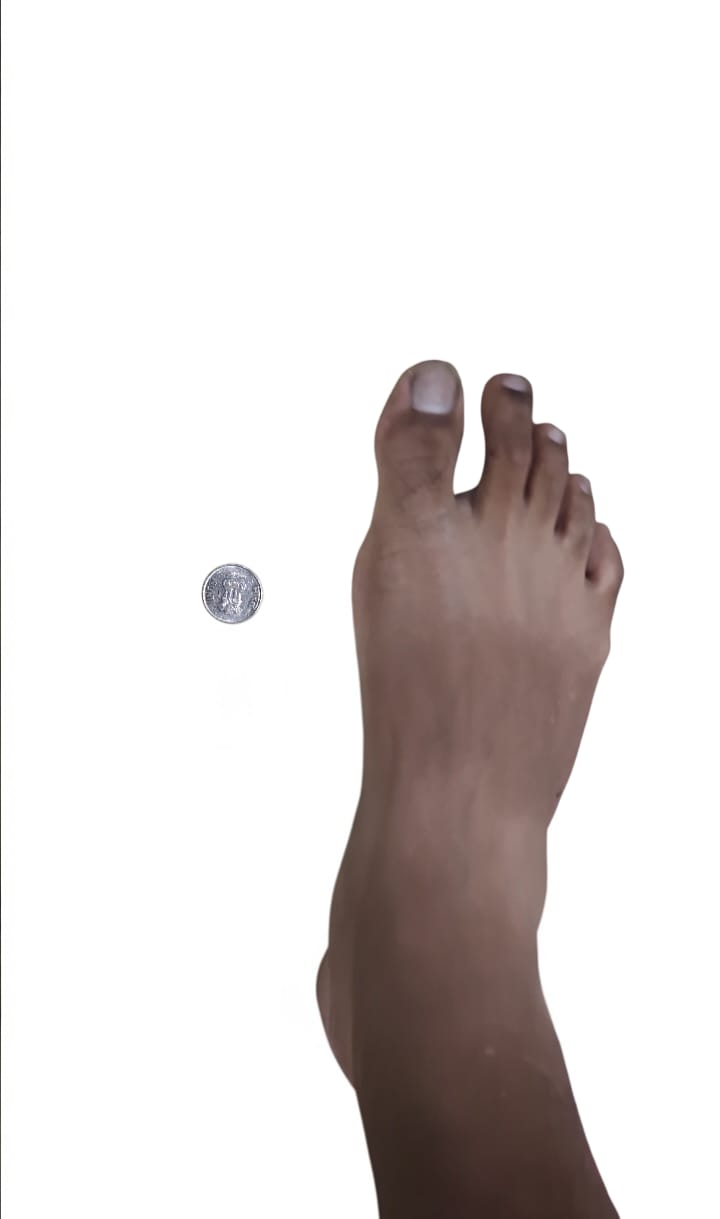
#> input picture 1.jpg, 720 x 1219 px
$ python foot_size_detector.py 1.jpg
#> lines starting #> are read from the running program, lines starting #| are printed output that depends on the picture; after the words box and inside, x2 and y2 are one past the last pixel; in counts of white or black regions, pixels touching at a corner belong together
import cv2
import numpy as np
import sys
import os

# ============================================================
# CONFIGURATION
# ============================================================
REAL_COIN_DIAMETER_MM = 22.0  # UK 1p coin diameter
MAX_DISPLAY_SIZE = 900
MIN_COIN_SIZE = 20  # Minimum coin size in pixels
MIN_CONTOUR_POINTS = 20  # Minimum points for ellipse fitting

# ============================================================
# SHOE SIZE FUNCTION
# ============================================================
# [40 lines left out: function predict_uk_size_v2, not called in this run]


# ============================================================
# COIN DETECTION
# ============================================================
def detect_coin(img):
    """
    Detect coin in image using ellipse fitting.
    Returns: (center, radius, diameter_pixels, MA, ma) or None
    """
    gray = cv2.cvtColor(img, cv2.COLOR_BGR2GRAY)
    blur = cv2.GaussianBlur(gray, (7, 7), 1)
    edges = cv2.Canny(blur, 60, 150)

    kernel = cv2.getStructuringElement(cv2.MORPH_ELLIPSE, (5, 5))
    closed = cv2.morphologyEx(edges, cv2.MORPH_CLOSE, kernel)

    contours, _ = cv2.findContours(closed, cv2.RETR_EXTERNAL, cv2.CHAIN_APPROX_SIMPLE)

    for cnt in contours:
        if len(cnt) >= MIN_CONTOUR_POINTS:
            try:
                ellipse = cv2.fitEllipse(cnt)
                (cx, cy), (MA, ma), angle = ellipse

                if MA > MIN_COIN_SIZE and ma > MIN_COIN_SIZE:
                    # Tilt-corrected coin diameter (geometric mean)
                    coin_diameter_pixels = np.sqrt(MA * ma)
                    radius = coin_diameter_pixels / 2.0
                    center = (int(cx), int(cy))

                    return {
                        'center': center,
                        'radius': int(radius),
                        'diameter_pixels': coin_diameter_pixels,
                        'MA': MA,
                        'ma': ma,
                        'angle': angle
                    }
            except:
                continue

    return None


# ============================================================
# SCALING CALCULATION
# ============================================================
def calculate_scale_factor(coin_diameter_pixels, real_coin_diameter_mm=REAL_COIN_DIAMETER_MM):
    """Calculate scale factor: mm per pixel."""
    return real_coin_diameter_mm / coin_diameter_pixels


# ============================================================
# DISTANCE CALCULATION
# ============================================================
# [15 lines left out: function calculate_distance, not called in this run]


# ============================================================
# MANUAL MODE: CLICK HANDLER
# ============================================================
class ClickHandler:
    def __init__(self, img_display, scale_display):
        self.img_display = img_display.copy()
        self.scale_display = scale_display
        self.clicked_points_display = []
        self.clicked_points_original = []

    # [23 lines left out: function click_event, not called in this run]

    def get_points(self):
        """Get clicked points in original image coordinates."""
        if len(self.clicked_points_original) == 2:
            return self.clicked_points_original[0], self.clicked_points_original[1]
        return None, None


# ============================================================
# VISUALIZATION
# ============================================================
# [55 lines left out: function draw_measurements, not called in this run]


# ============================================================
# MAIN PROCESSING FUNCTION
# ============================================================
def process_foot_image(image_path):
    """
    Main function to process foot image and return measurements.
    Uses manual mode - user must click two points (heel and toe).

    Args:
        image_path: Path to the image file

    Returns:
        Dictionary with:
        - foot_length_cm: Foot length in centimeters
        - uk_shoe_size: India shoe size
        - image_with_annotations: Annotated output image
        - success: Boolean indicating if processing was successful
        - error_message: Error message if processing failed
    """
#> called with image_path = '1.jpg'
    # Load image
    if not os.path.exists(image_path):
        return {
            'success': False,
            'error_message': f"Image not found: {image_path}",
            'foot_length_cm': None,
            'uk_shoe_size': None,
            'image_with_annotations': None
        }

    img = cv2.imread(image_path)
#> img is the input picture: shape (1219, 720, 3); mean B, G, R 218.1, 219.1, 224.1
    if img is None:
        return {
            'success': False,
            'error_message': f"Could not load image: {image_path}",
            'foot_length_cm': None,
            'uk_shoe_size': None,
            'image_with_annotations': None
        }

    orig_h, orig_w = img.shape[:2]
    img_copy = img.copy()

    # Resize for display
    scale_display = min(MAX_DISPLAY_SIZE / orig_w, MAX_DISPLAY_SIZE / orig_h)
    display_w = int(orig_w * scale_display)
    display_h = int(orig_h * scale_display)
    img_display = cv2.resize(img_copy, (display_w, display_h))

    # ============================================================
    # DETECT COIN
    # ============================================================
    print("\n" + "="*50)
    print("🔍 DETECTING COIN...")
    print("="*50)

    coin_data = detect_coin(img)
#> in detect_coin, `edges = cv2.Canny(blur, 60, 150)`:
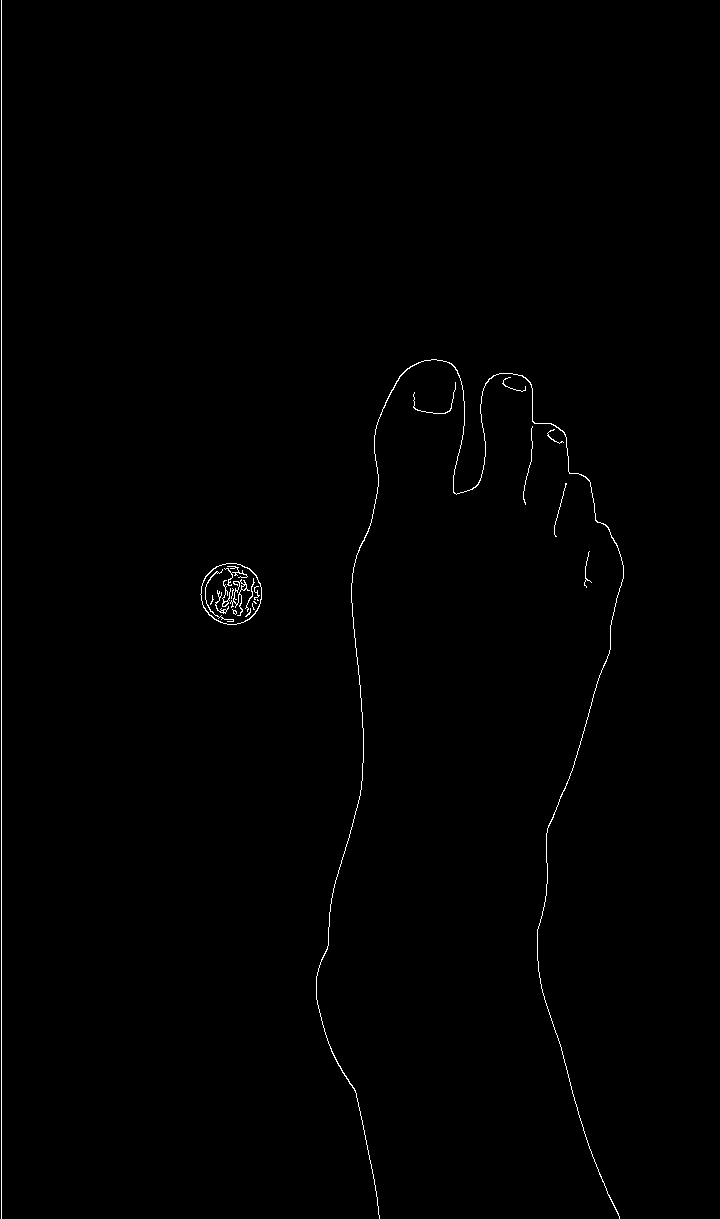
#> edges: shape (1219, 720); 0.53% white in thin lines or dots, all inside (x1, y1, x2, y2) = (1, 0, 624, 1219)
#> in detect_coin, `closed = cv2.morphologyEx(edges, cv2.MORPH_CLOSE, kernel)`:
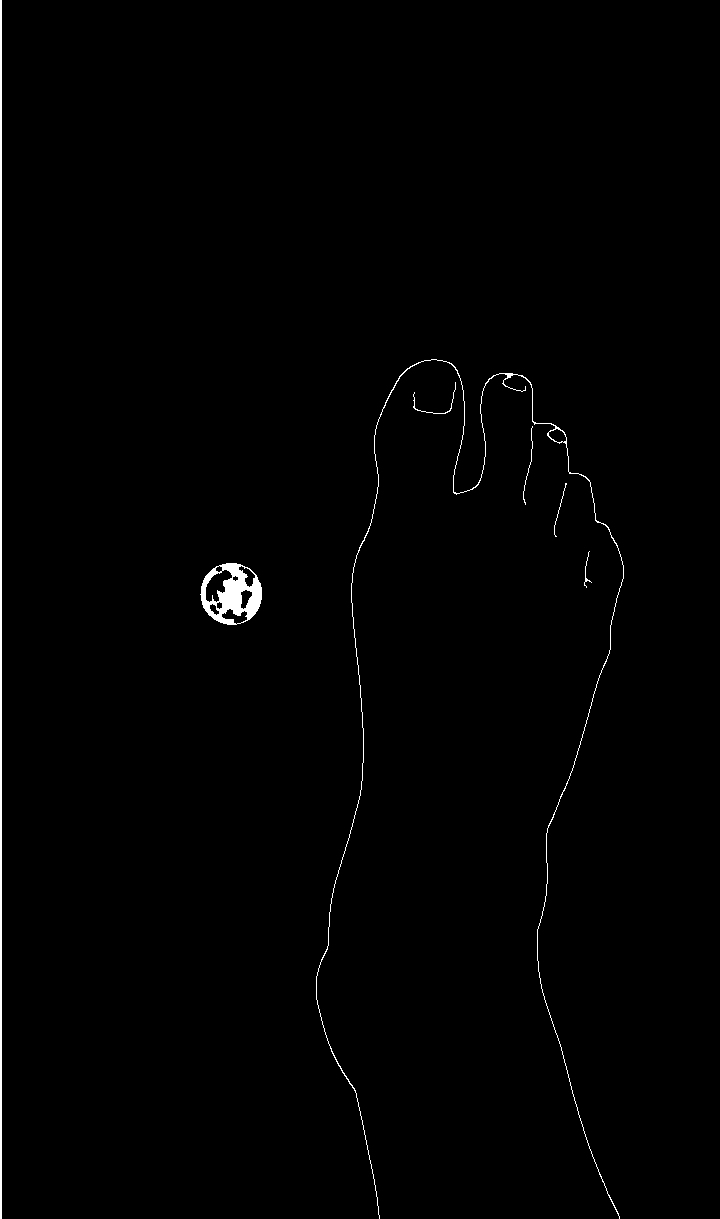
#> closed: shape (1219, 720); 0.8% white; 7 white regions
#> in detect_coin, `contours, _ = cv2.findContours(closed, cv2.RETR_EXTERNAL, cv2.CHAIN_AP..`: contours = 7 contours, 4 with area under 20; largest, box (x1, y1, x2, y2) and area: (200, 563, 262, 625) 2927, (0, 0, 2, 1219) 1218, (316, 359, 624, 1219) 396
#> the loop in detect_coin, `for cnt in contours:` made 1 pass
#> (cx, cy, MA, ma, angle, coin_diameter_pixels, radius, center) on pass 1: (230.9, 593.4, 60.78, 61.43, 142.6, 61.1, 30.55, (230, 593))
#> coin_data = {'center': (230, 593), 'radius': 30, 'diameter_pixels': 61.1, 'MA': 60.78, 'ma': 61.43, 'angle': 142.6}
    if coin_data is None:
        return {
            'success': False,
            'error_message': "No coin detected in image. Please ensure a coin is visible.",
            'foot_length_cm': None,
            'uk_shoe_size': None,
            'image_with_annotations': None
        }

    coin_center = coin_data['center']
#> coin_center = (230, 593)
    coin_radius = coin_data['radius']
#> coin_radius = 30
    coin_diameter_pixels = coin_data['diameter_pixels']
#> coin_diameter_pixels = 61.1
    MA = coin_data['MA']
#> MA = 60.78
    ma = coin_data['ma']
#> ma = 61.43

    # Log coin detection stats
    print(f"✅ Coin detected!")
    print(f"   Major Axis (MA): {MA:.2f} px")
#|    Major Axis (MA): 60.78 px
    print(f"   Minor Axis (ma): {ma:.2f} px")
#|    Minor Axis (ma): 61.43 px
    print(f"   Tilt-Corrected Diameter: {coin_diameter_pixels:.2f} px")
#|    Tilt-Corrected Diameter: 61.10 px
    print(f"   Center: {coin_center}")
#|    Center: (230, 593)
    print(f"   Radius: {coin_radius} px")
#|    Radius: 30 px

    # Calculate scale factor
    scale_mm_per_pixel = calculate_scale_factor(coin_diameter_pixels)
#> scale_mm_per_pixel = 0.36
    print(f"\n📏 Scale Factor: {scale_mm_per_pixel:.4f} mm per pixel")
#| 📏 Scale Factor: 0.3601 mm per pixel

    # ============================================================
    # GET MANUAL POINTS (USER CLICKS)
    # ============================================================
    print("\n" + "="*50)
    print("👆 Please click TWO points on the image...")
    print("="*50)
    print("   Click on HEEL first, then TOE")
    print("   Press any key when done")

    # Draw coin on display
    disp_center = (int(coin_center[0] * scale_display), int(coin_center[1] * scale_display))
#> disp_center = (169, 437)
    disp_radius = int(coin_radius * scale_display)
#> disp_radius = 22
    cv2.circle(img_display, disp_center, disp_radius, (0, 255, 0), 3)
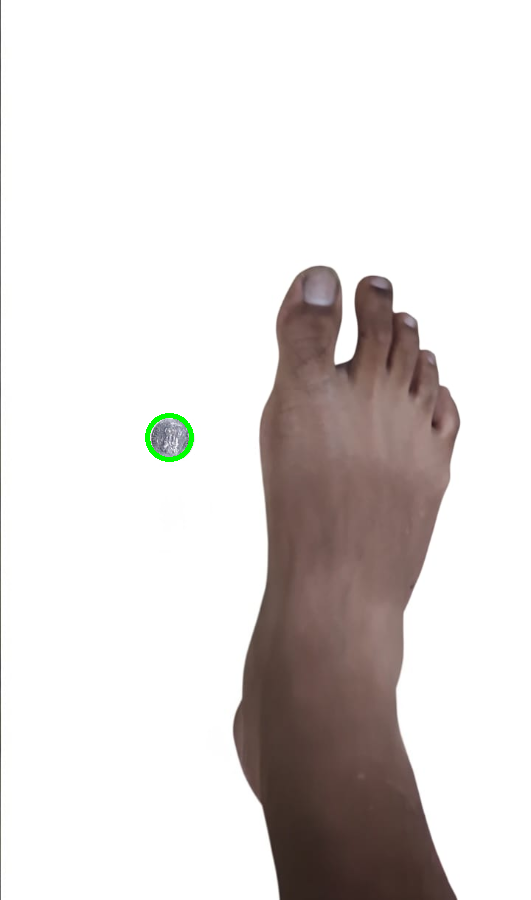
#> img_display: shape (900, 531, 3); mean B, G, R 217.7, 219.2, 223.8

    # Set up click handler
    click_handler = ClickHandler(img_display, scale_display)
    cv2.imshow("Select TWO Points (Press any key when done)", img_display)
    cv2.setMouseCallback("Select TWO Points (Press any key when done)", click_handler.click_event)

    cv2.waitKey(0)
    cv2.destroyAllWindows()

    point1, point2 = click_handler.get_points()

    if point1 is None or point2 is None:
        return {
            'success': False,
            'error_message': "You must click exactly TWO points.",
            'foot_length_cm': None,
            'uk_shoe_size': None,
            'image_with_annotations': None
        }

    print(f"📍 Selected points:")
    print(f"   Point 1 (Heel): {point1}")
    print(f"   Point 2 (Toe): {point2}")

    # ============================================================
    # CALCULATE MEASUREMENTS
    # ============================================================
    print("\n" + "="*50)
    print("📐 CALCULATING MEASUREMENTS...")
    print("="*50)

    pixel_dist, real_mm, real_cm = calculate_distance(point1, point2, scale_mm_per_pixel)

    print(f"   Pixel Distance: {pixel_dist:.2f} px")
    print(f"   Real Distance: {real_mm:.2f} mm ({real_cm:.2f} cm)")

    # Get shoe size
    uk_shoe = predict_uk_size_v2(real_cm)

    print(f"\n👟 India Shoe Size: {uk_shoe}")
    print("="*50)

    # ============================================================
    # CREATE ANNOTATED IMAGE
    # ============================================================
    img_annotated = draw_measurements(
        img, point1, point2, real_cm, uk_shoe,
        coin_center, coin_radius
    )

    result = {
        'success': True,
        'error_message': None,
        'foot_length_cm': real_cm,
        'uk_shoe_size': uk_shoe,
        'image_with_annotations': img_annotated,
        'pixel_distance': pixel_dist,
        'scale_factor_mm_per_pixel': scale_mm_per_pixel
    }

    return result


# ============================================================
# MAIN EXECUTION
# ============================================================
if __name__ == "__main__":
    # Default image path (update this)
    default_image_path = r"E:\footsize\img.jpg"

    # Check if image path provided as command line argument
    if len(sys.argv) > 1:
        image_path = sys.argv[1]
    else:
        image_path = default_image_path

    # Process the image
    result = process_foot_image(image_path)

    if result['success']:
        # Display result
        print("\n" + "="*50)
        print("✅ PROCESSING COMPLETE!")
        print("="*50)
        print(f"Foot Length: {result['foot_length_cm']:.2f} cm")
        print(f"India Shoe Size: {result['uk_shoe_size']}")
        print("="*50)

        # Show annotated image
        if result['image_with_annotations'] is not None:
            # Resize for display
            h, w = result['image_with_annotations'].shape[:2]
            scale = min(MAX_DISPLAY_SIZE / w, MAX_DISPLAY_SIZE / h)
            display_img = cv2.resize(result['image_with_annotations'],
                                    (int(w * scale), int(h * scale)))

            cv2.imshow("Foot Size Detection Result", display_img)
            print("\nPress any key to close the result window...")
            cv2.waitKey(0)
            cv2.destroyAllWindows()
    else:
        print(f"\n❌ ERROR: {result['error_message']}")
#> (the run stopped early here; a loop or call above may not have finished)

$ run again, on 3.jpg
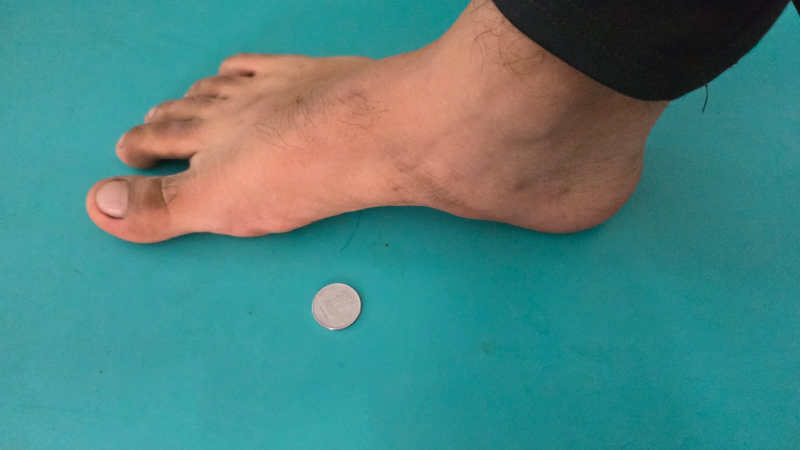
#> input picture 3.jpg, 1600 x 900 px (shown at 1/2 size)
#> in process_foot_image, img is the input picture: shape (900, 1600, 3); mean B, G, R 128, 131.9, 76.5
#> in detect_coin, `edges = cv2.Canny(blur, 60, 150)`:
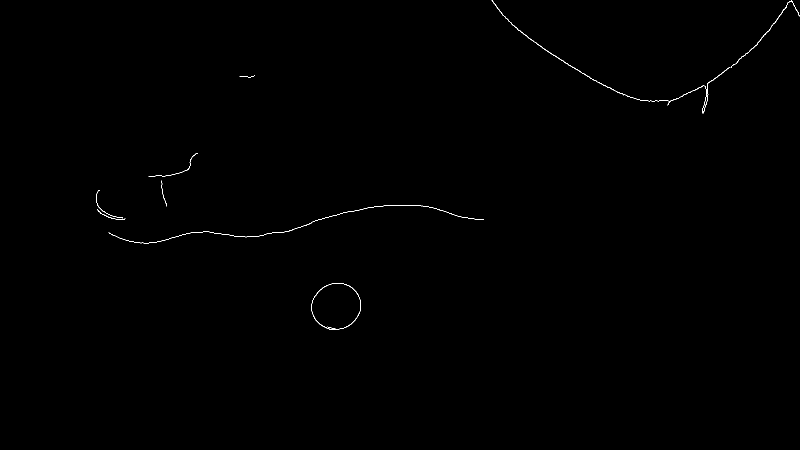
#> edges: shape (900, 1600) (shown at 1/2 size); 0.18% white in thin lines or dots, all inside (x1, y1, x2, y2) = (192, 0, 1600, 660)
#> contours = 7 contours, 3 with area under 20; largest, box (x1, y1, x2, y2) and area: (623, 566, 722, 660) 7124, (983, 0, 1600, 227) 552, (192, 380, 251, 440) 290, (217, 411, 968, 487) 26
#> the loop in detect_coin, `for cnt in contours:` made 1 pass
#> (cx, cy, MA, ma, angle, coin_diameter_pixels, radius, center) on pass 1: (672.2, 612.3, 91.57, 99.03, 68.6, 95.22, 47.61, (672, 612))
#> coin_data = {'center': (672, 612), 'radius': 47, 'diameter_pixels': 95.22, 'MA': 91.57, 'ma': 99.03, 'angle': 68.6}
#> coin_center = (672, 612)
#> coin_radius = 47
#> in process_foot_image, `coin_diameter_pixels = coin_data['diameter_pixels']`: coin_diameter_pixels = 95.22
#> in process_foot_image, `MA = coin_data['MA']`: MA = 91.57
#> in process_foot_image, `ma = coin_data['ma']`: ma = 99.03
#|    Major Axis (MA): 91.57 px
#|    Minor Axis (ma): 99.03 px
#|    Tilt-Corrected Diameter: 95.22 px
#|    Center: (672, 612)
#|    Radius: 47 px
#> scale_mm_per_pixel = 0.231
#| 📏 Scale Factor: 0.2310 mm per pixel
#> disp_center = (378, 344)
#> disp_radius = 26
#> in process_foot_image, `cv2.circle(img_display, disp_center, disp_radius, (0, 255, 0), 3)`:
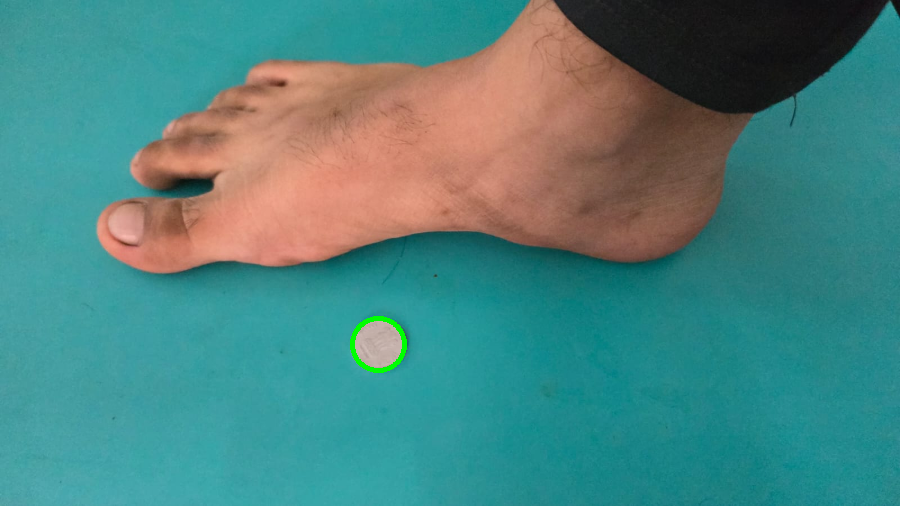
#> img_display: shape (506, 900, 3); mean B, G, R 127.7, 131.9, 76.1
